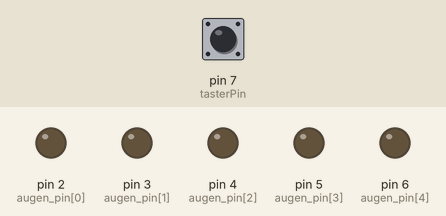
Recording of a sketch running on a simulated Arduino Uno, built with avr-gcc and run on an emulated ATmega328P. On the bench: output pins drawn as LEDs (lit = HIGH). The inputs (shaded band) are chosen by the test bench; at power-on: pin 7 (tasterPin) HIGH.

Above: at 3.2 s.
3.3 s: pin 7 (tasterPin) pulled LOW for 0.15 s
At 4.5 s:
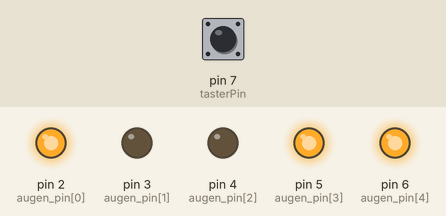
6.4 s: pin 7 (tasterPin) pulled LOW for 1 s
At 10.1 s:
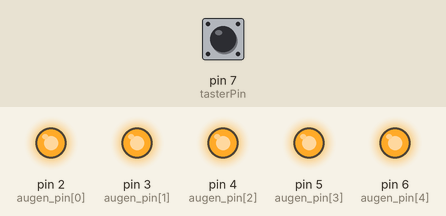
10.4 s: pin 7 (tasterPin) pulled LOW for 3.2 s
At 16.0 s:
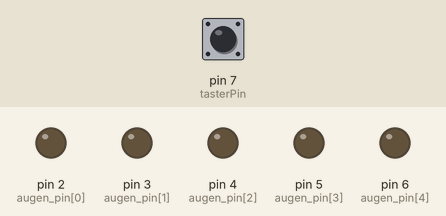
Timing chart, 0 to 17.5 s (numbered marks = the images above; inputs shaded):
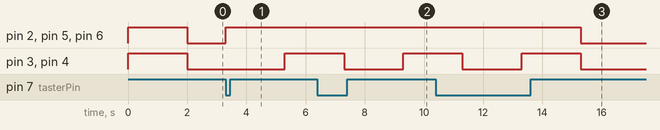

Measured:
- after the input at 3.3 s, pin 2 (augen_pin[0]), pin 5 (augen_pin[3]), pin 6 (augen_pin[4]): LOW → HIGH at once; pin 3 (augen_pin[1]), pin 4 (augen_pin[2]): LOW → HIGH after 2.0 s
- after the input at 6.4 s, pin 2 (augen_pin[0]), pin 5 (augen_pin[3]), pin 6 (augen_pin[4]): stays HIGH (without the input it goes to LOW after 0.90 s)
- after the input at 10.4 s, pin 2 (augen_pin[0]), pin 5 (augen_pin[3]), pin 6 (augen_pin[4]): HIGH → LOW after 4.9 s instead of 0.90 s

The sketch:

Wuerfel2.ino
```cpp
/*
  Würfel mit 5 Augen
  Mit einer Funktion und einfachen Arrays

  Version 1.0
  Der Hobbyelektroniker
  Der Code ist Public Domain und kann ohne Einschränkungen frei verwendet werden
*/

// Anordnung der LED's
/*
 * 0     1
 *    4
 * 2     3
 */
const int anzahl_augen = 5;
const int augen_pin[anzahl_augen] = {2,3,4,5,6};
const int tasterPin = 7;

// Anzeigen definieren
int eins[] = {0,0,0,0,1};
int zwei[] = {1,0,0,1,0};
int drei[] = {1,0,0,1,1};
int vier[] = {1,1,1,1,0};
int fuenf[] = {1,1,1,1,1};


void test() {
  // alle LED ein
  for (int i=0; i<anzahl_augen; i++) {
    digitalWrite(augen_pin[i],HIGH);
  }
  delay(2000);
  // alle LED aus
  for (int i=0; i<anzahl_augen; i++) {
    digitalWrite(augen_pin[i],LOW);
  }
}

void aus() {
  for (int i=0; i<anzahl_augen; i++) {
    digitalWrite(augen_pin[i],LOW);
  }
}

void zeige(int muster[]) {
  aus();
  for (int i=0; i < anzahl_augen; i++) {
    if (muster[i] == 1) digitalWrite(augen_pin[i],HIGH);
  }
}

void setup() {
  for (int i=0; i<anzahl_augen; i++) {
    pinMode(augen_pin[i],OUTPUT);
  }
  pinMode(tasterPin,INPUT_PULLUP);
  test();
}

void loop() {
  if (!digitalRead(tasterPin)) {
    zeige(drei);
    delay(2000);
    zeige(fuenf);
    delay(2000);
    aus();
  }
}
```
